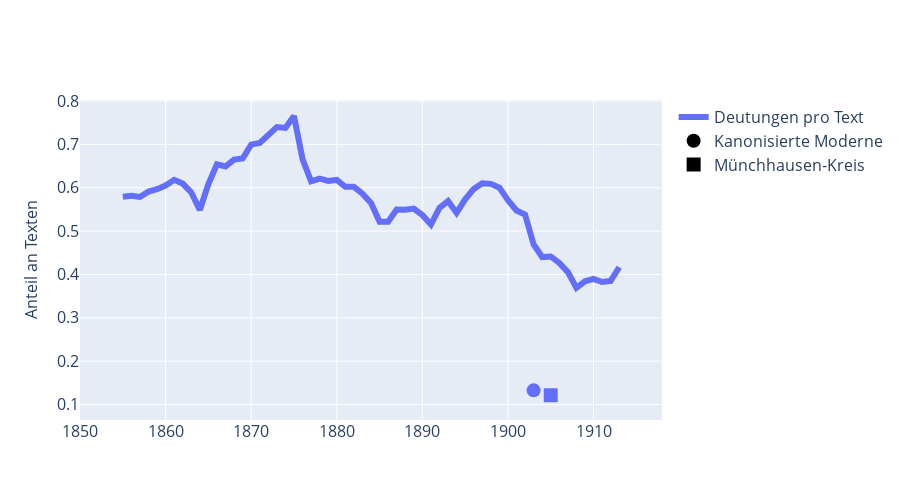

The code cell stored with this chart in its notebook:
### Code cell
meta_plot = ts[['deutungen_per_text_smoothed']]
meta_plot.columns = ['Deutungen pro Text']

fig = create_ts_plot(
    data = meta_plot, 
    columns = meta_plot.columns, 
    y_axis_title = 'Anteil an Texten',
    add_corporas = sub_df, add_corpora_names = sub_names,
    add_corpora_categories = ['deutungen_per_text']
)
fig.show()

### Figure 1 — Plotly figure (JSON) as saved in the notebook; plotly's stock layout.template omitted (floating-point values rounded to 4 significant figures)
{"data": [{"line": {"color": "#636EFA", "width": 6}, "mode": "lines", "name": "Deutungen pro Text", "type": "scatter", "x": [1850, 1851, 1852, 1853, 1854, 1855, 1856, 1857, 1858, 1859, 1860, 1861, 1862, 1863, 1864, 1865, 1866, 1867, 1868, 1869, 1870, 1871, 1872, 1873, 1874, 1875, 1876, 1877, 1878, 1879, 1880, 1881, 1882, 1883, 1884, 1885, 1886, 1887, 1888, 1889, 1890, 1891, 1892, 1893, 1894, 1895, 1896, 1897, 1898, 1899, 1900, 1901, 1902, 1903, 1904, 1905, 1906, 1907, 1908, 1909, 1910, 1911, 1912, 1913, 1914, 1915, 1916, 1917, 1918], "y": [null, null, null, null, null, 0.579, 0.5814, 0.5788, 0.5912, 0.5966, 0.6052, 0.6183, 0.6096, 0.5891, 0.5486, 0.6086, 0.6543, 0.6492, 0.6649, 0.6674, 0.6995, 0.7034, 0.7238, 0.7399, 0.738, 0.7655, 0.6659, 0.6148, 0.6209, 0.6159, 0.618, 0.6024, 0.6021, 0.5863, 0.5648, 0.5217, 0.5218, 0.5496, 0.5493, 0.5519, 0.5371, 0.5151, 0.5536, 0.5693, 0.5421, 0.5734, 0.597, 0.6104, 0.609, 0.6003, 0.5714, 0.5475, 0.5382, 0.469, 0.4402, 0.4416, 0.4267, 0.4054, 0.3693, 0.3843, 0.3899, 0.3826, 0.385, 0.4167, null, null, null, null, null]}, {"marker": {"color": ["#636EFA", "#EF553B", "#00CC96", "#AB63FA", "#FFA15A", "#19D3F3"], "size": 14, "symbol": "circle"}, "mode": "markers", "name": "Kanonisierte Moderne", "showlegend": false, "type": "scatter", "x": [1903, 1903, 1903, 1903], "y": [0.1327]}, {"marker": {"color": "black", "size": 14, "symbol": "circle"}, "mode": "markers", "name": "Kanonisierte Moderne", "type": "scatter", "x": [null], "y": [null]}, {"marker": {"color": ["#636EFA", "#EF553B", "#00CC96", "#AB63FA", "#FFA15A", "#19D3F3"], "size": 14, "symbol": "square"}, "mode": "markers", "name": "Münchhausen-Kreis", "showlegend": false, "type": "scatter", "x": [1905, 1905, 1905, 1905], "y": [0.1214]}, {"marker": {"color": "black", "size": 14, "symbol": "square"}, "mode": "markers", "name": "Münchhausen-Kreis", "type": "scatter", "x": [null], "y": [null]}], "layout": {"height": 500, "legend": {"font": {"size": 16}, "traceorder": "normal"}, "width": 900, "xaxis": {"autorange": true, "range": [1850, 1918], "tickfont": {"size": 16}, "title": {"font": {"size": 16}}, "type": "linear"}, "yaxis": {"autorange": true, "range": [0.06434, 0.8024], "tickfont": {"size": 16}, "title": {"font": {"size": 16}, "text": "Anteil an Texten"}, "type": "linear"}}}
